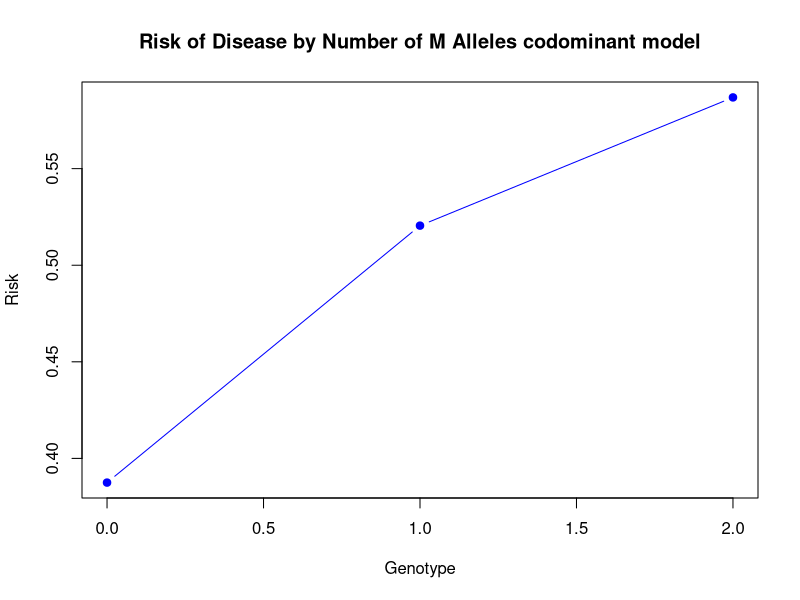
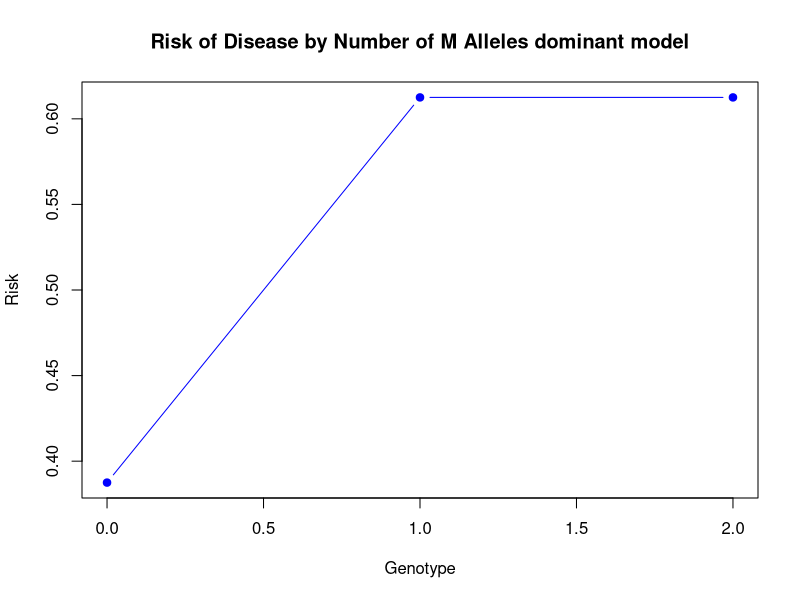
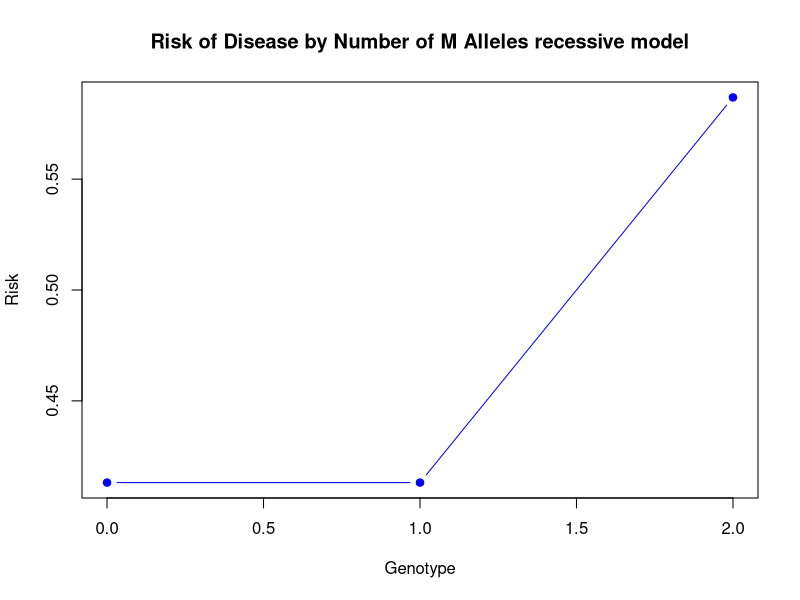

These charts were generated, in order, by the following R code:
## ---- chunk 1
X <- matrix(c(112, 278, 150, 206, 348, 150), nrow = 2, byrow = TRUE)
colnames(X) <- c("AA","Aa","aa")
rownames(X) <- c("Cases","Controls")

Y <- cbind(2*X[,1]+X[,2],2*X[,3]+X[,2])
colnames(Y) <- c("A","a")
chi_square_result <- chisq.test(Y,correct=FALSE)
p_value <- chi_square_result$p.value
odds_ratio <- Y[1, 1] * Y[2, 2] / (Y[1, 2] * Y[2, 1])
print(odds_ratio)


# Print the results
cat("Chi-square test results:\n")
cat("P-value:", p_value, "\n")
cat("Odds Ratio:", odds_ratio, "\n")

## ---- chunk 2
# codominant test
test <- chisq.test(X)
p_value <- test$p.value
cat("Codomminant test results:\n")
cat("P-value:", p_value, "\n")
odds_ratios <- c((X[1, 1] / (X[1, 2] + X[1, 3])) / (X[2, 1] / (X[2, 2] + X[2, 3])))
odds_ratios <- c(odds_ratios, (X[1, 2] / (X[1, 1] + X[1, 3])) / (X[2, 2] / (X[2, 1] + X[2, 3])))
odds_ratios <- c(odds_ratios, (X[1, 3] / (X[1, 1] + X[1, 2])) / (X[2, 3] / (X[2, 1] + X[2, 2])))
risk <- odds_ratios / (1 + odds_ratios)

allele_counts <- c(0, 1, 2)
plot(allele_counts, risk, type = "b", pch = 19, col = "blue", main = "Risk of Disease by Number of M Alleles codominant model", xlab = "Genotype", ylab = "Risk")
## ---- chunk 3

# Dominant test
Y <- cbind(X[,1],X[,2]+X[,3])
colnames(Y) <- c("AA","Aa or aa")
rownames(Y) <- c("Cases","Control")
test <- chisq.test(Y)
p_value <- test$p.value
cat("Dominant test results:\n")
cat("P-value:", p_value, "\n")

odds_ratios <- c((X[1, 1] / (X[1, 2] + X[1, 3])) / (X[2, 1] / (X[2, 2] + X[2, 3])))
odds_ratios <- c(odds_ratios, (Y[1, 2] / Y[1, 1]) / (Y[2, 2] / Y[2, 1]))
odds_ratios <- c(odds_ratios, (Y[1, 2] / Y[1, 1]) / (Y[2, 2] / Y[2, 1]))

risk <- odds_ratios / (1 + odds_ratios)

allele_counts <- c(0, 1, 2)
plot(allele_counts, risk, type = "b", pch = 19, col = "blue", main = "Risk of Disease by Number of M Alleles dominant model", xlab = "Genotype", ylab = "Risk")
## ---- chunk 4
# Recessive test
Y <- cbind(X[,1]+X[,2],X[,3])
colnames(Y) <- c("AA or Aa","aa")
rownames(Y) <- c("Cases","Control")
test <- chisq.test(Y)
p_value <- test$p.value
cat("Recessive test results:\n")
cat("P-value:", p_value, "\n")

## ---- chunk 5

odds_ratios <- c((Y[1, 1] / Y[1, 2]) / (Y[2, 1] / Y[2, 2]))
odds_ratios <- c(odds_ratios, (Y[1, 1] / Y[1, 2]) / (Y[2, 1] / Y[2, 2]))
odds_ratios <- c(odds_ratios, (Y[1, 2] / Y[1, 1]) / (Y[2, 2] / Y[2, 1]))

risk <- odds_ratios / (1 + odds_ratios)

allele_counts <- c(0, 1, 2)
plot(allele_counts, risk, type = "b", pch = 19, col = "blue", main = "Risk of Disease by Number of M Alleles recessive model", xlab = "Genotype", ylab = "Risk")

## ---- chunk 6
Cases <- c(112, 278, 150)
Controls <- c(206, 348, 150)
X <- rbind(Cases,Controls)
rownames(X) <- c("Cases","Controls")
colnames(X) <- c("AA","Aa","aa")
n <- sum(X)
cas <- rep(c(0,1,2),Cases)
con <- rep(c(0,1,2),Controls)
y <- c(rep(1,sum(Cases)), rep(0,sum(Controls)))
x <- c(cas,con)
r <- cor(x,y)
A <- n*(r^2)
pvalue <- pchisq(A,df=1,lower.tail=FALSE)

cat("Armitage Trend Tes:\n")
cat("P-value:", pvalue, "\n")
